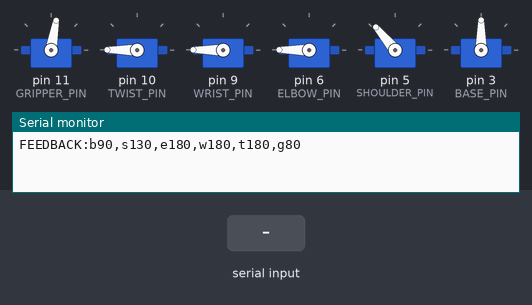
A sketch run on a simulated Arduino Uno, built with avr-gcc and run on an emulated ATmega328P. On the bench: 6 × servo, the last lines printed to the serial monitor. The inputs (shaded band) are chosen by the test bench. EEPROM starts erased.

Above: at 11.8 s.
11.9 s: "get,1\n" received over Serial
At 12.6 s:
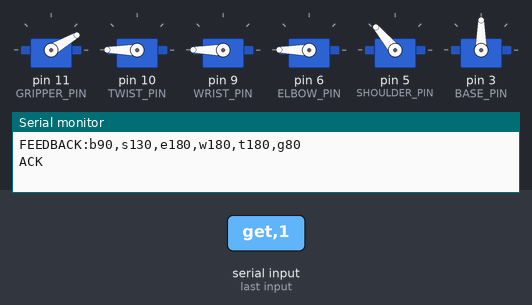
13.4 s: "b,45\n" received over Serial
At 13.8 s:
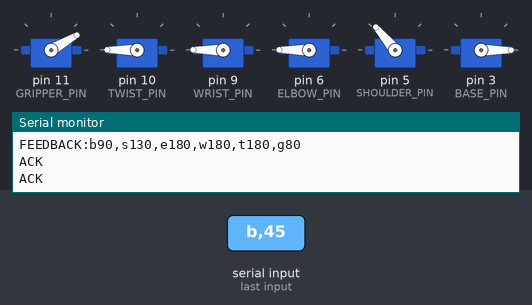
14.9 s: "s90\n" received over Serial
At 16.1 s:
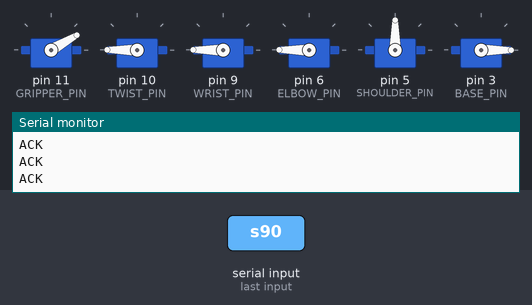
16.4 s: "b90\n" received over Serial
At 17.3 s:
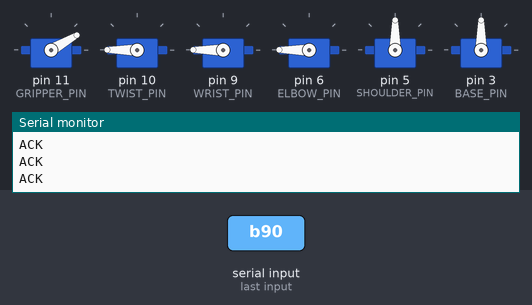
17.9 s: "s,45\n" received over Serial
At 18.4 s:
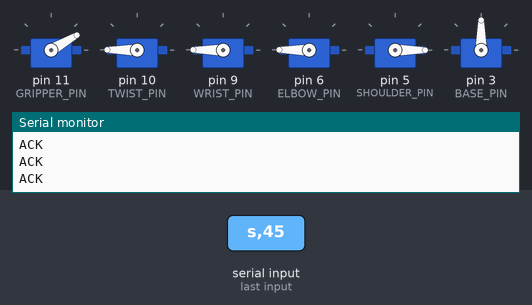
19.4 s: "e90\n" received over Serial
At 20.8 s:
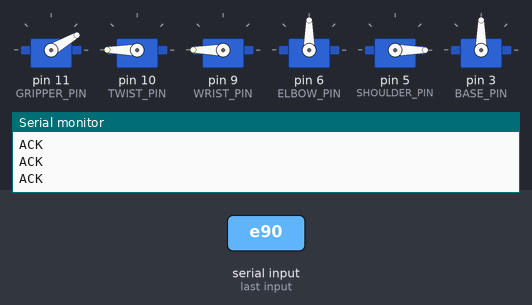
Timing chart, 0 to 21.9 s (numbered marks = the images above; inputs shaded):
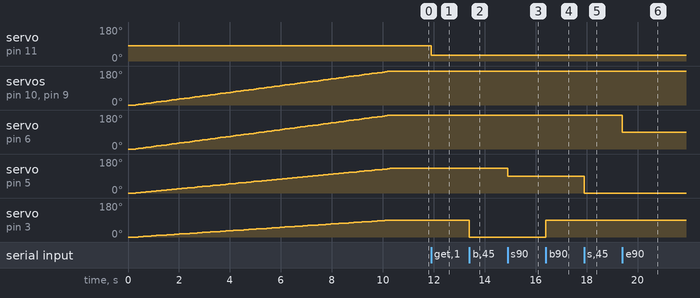

The sketch:

firmware.ino
```cpp
#include <Servo.h>
#include <EEPROM.h>

#define GRIPPER_PIN 11
#define TWIST_PIN 10
#define WRIST_PIN 9
#define ELBOW_PIN 6
#define SHOULDER_PIN 5
#define BASE_PIN 3

Servo gripper, twist, wrist, elbow, shoulder, base;

const int MIN_ANGLE = 0;
const int MAX_ANGLE = 180;
const int GRIPPER_MIN = 30; // open
const int GRIPPER_MAX = 80; // close

// EEPROM layout: 6 angle bytes at addresses 0-5, magic byte at address 6
#define EEPROM_BASE_ADDR  0
#define EEPROM_MAGIC_ADDR 6
#define EEPROM_MAGIC_VAL  0xAB

// Safe neutral start position (where arm typically rests when unpowered)
int currentAngles[6] = {0, 0, 0, 0, 0, 80};   // b, s, e, w, t, g

// Target home position – arm moves here gradually on startup
const int homeAngles[6] = {90, 130, 180, 180, 180, 80};  // b, s, e, w, t, g

String inputBuffer = "";
bool newCommand = false;
unsigned long lastSaveTime = 0;
bool anglesDirty = false;

void setup() {
  gripper.attach(GRIPPER_PIN);
  twist.attach(TWIST_PIN);
  wrist.attach(WRIST_PIN);
  elbow.attach(ELBOW_PIN);
  shoulder.attach(SHOULDER_PIN);
  base.attach(BASE_PIN);

  Serial.begin(115200);

  // Restore last known angles from EEPROM (falls back to defaults on first boot)
  loadAnglesFromEEPROM();

  // Hold the restored position so the arm doesn't jerk
  for (int i = 0; i < 6; i++) {
    writeToServo(i, currentAngles[i]);
  }
  delay(300);

  // Gradually sweep to home position over ~10 seconds (100 steps × 100 ms)
  smoothMoveTo(homeAngles, 100, 100);

  // Persist the home position immediately
  saveAnglesToEEPROM();

  delay(200);
  sendFeedback();
}

void loop() {
  readSerialCommand();

  if (newCommand) {
    parseCommand(inputBuffer);
    inputBuffer = "";
    newCommand = false;
  }

  // Save to EEPROM 1 second after the last movement (debounced)
  if (anglesDirty && (millis() - lastSaveTime >= 1000)) {
    saveAnglesToEEPROM();
    anglesDirty = false;
  }
}

void loadAnglesFromEEPROM() {
  if (EEPROM.read(EEPROM_MAGIC_ADDR) != EEPROM_MAGIC_VAL) return; // first boot, no valid data
  for (int i = 0; i < 5; i++) {  // joints only (b,s,e,w,t) — gripper always starts at home
    currentAngles[i] = EEPROM.read(EEPROM_BASE_ADDR + i);
  }
  // currentAngles[5] (gripper) intentionally keeps its init value (80 = closed)
  // so the gripper never snaps open unexpectedly on power-up or reconnect
}

void saveAnglesToEEPROM() {
  for (int i = 0; i < 6; i++) {
    EEPROM.update(EEPROM_BASE_ADDR + i, (uint8_t)currentAngles[i]); // only writes if value changed
  }
  EEPROM.update(EEPROM_MAGIC_ADDR, EEPROM_MAGIC_VAL);
  lastSaveTime = millis();
}

// Gradually move all servos from currentAngles to targetAngles
void smoothMoveTo(const int targetAngles[], int steps, int stepDelay_ms) {
  int startAngles[6];
  for (int i = 0; i < 6; i++) startAngles[i] = currentAngles[i];

  for (int step = 1; step <= steps; step++) {
    for (int i = 0; i < 6; i++) {
      int angle = startAngles[i] + (int)((float)(targetAngles[i] - startAngles[i]) * step / steps);
      currentAngles[i] = angle;
      writeToServo(i, angle);
    }
    delay(stepDelay_ms);
  }

  // Guarantee exact target values
  for (int i = 0; i < 6; i++) {
    currentAngles[i] = targetAngles[i];
    writeToServo(i, targetAngles[i]);
  }
}

void readSerialCommand() {
  while (Serial.available() > 0) {
    char inChar = (char)Serial.read();

    if (inChar == '\n' || inChar == '\r') {
      if (inputBuffer.length() > 0) {
        newCommand = true;
      }
    } else {
      inputBuffer += inChar;
    }
  }
}

void parseCommand(String cmd) {
  cmd.trim();
  cmd.toLowerCase();

  if (cmd == "get") {
    sendFeedback();
    return;
  }

  int startPos = 0;
  while (startPos < cmd.length()) {
    // Find servo identifier
    char servoChar = cmd.charAt(startPos);
    int servoIndex = getServoIndex(servoChar);

    if (servoIndex == -1) {
      startPos++;
      continue;
    }

    int commaPos = cmd.indexOf(',', startPos);
    if (commaPos == -1) {
      commaPos = cmd.length();
    }

    String angleStr = cmd.substring(startPos + 1, commaPos);
    int angle = angleStr.toInt();

    if (servoIndex == 5) { // Gripper
      angle = constrain(angle, GRIPPER_MIN, GRIPPER_MAX);
    } else {
      angle = constrain(angle, MIN_ANGLE, MAX_ANGLE);
    }

    currentAngles[servoIndex] = angle;
    writeToServo(servoIndex, angle);
    anglesDirty = true;
    lastSaveTime = millis(); // reset 1-second cooldown on each new command

    startPos = commaPos + 1;
  }

  Serial.println("ACK");
}

int getServoIndex(char c) {
  switch(c) {
    case 'b': return 0;
    case 's': return 1;
    case 'e': return 2;
    case 'w': return 3;
    case 't': return 4;
    case 'g': return 5;
    default: return -1;
  }
}

void writeToServo(int index, int angle) {
  switch(index) {
    case 0: base.write(angle); break;
    case 1: shoulder.write(angle); break;
    case 2: elbow.write(angle); break;
    case 3: wrist.write(angle); break;
    case 4: twist.write(angle); break;
    case 5: gripper.write(angle); break;
  }
}

void sendFeedback() {
  Serial.print("FEEDBACK:");
  Serial.print("b"); Serial.print(currentAngles[0]);
  Serial.print(",s"); Serial.print(currentAngles[1]);
  Serial.print(",e"); Serial.print(currentAngles[2]);
  Serial.print(",w"); Serial.print(currentAngles[3]);
  Serial.print(",t"); Serial.print(currentAngles[4]);
  Serial.print(",g"); Serial.print(currentAngles[5]);
  Serial.println();
}
```

Measured:
- after the input at 11.9 s, servo on pin 11 (GRIPPER_PIN): 80° → 30° at once
- after the input at 13.4 s, servo on pin 3 (BASE_PIN): 90° → 0° at once
- after the input at 14.9 s, servo on pin 5 (SHOULDER_PIN): 130° → 90° at once
- after the input at 16.4 s, servo on pin 3 (BASE_PIN): 0° → 90° at once
- after the input at 17.9 s, servo on pin 5 (SHOULDER_PIN): 90° → 0° at once
- after the input at 19.4 s, servo on pin 6 (ELBOW_PIN): 180° → 90° at once
